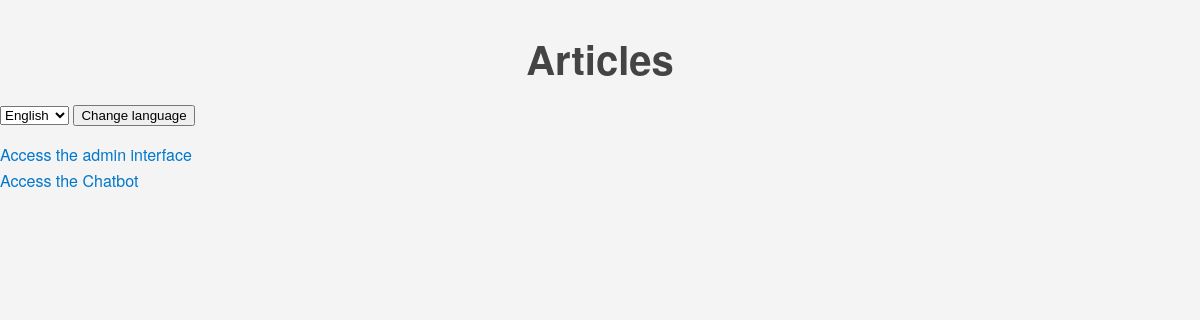
The app's page /, older data.
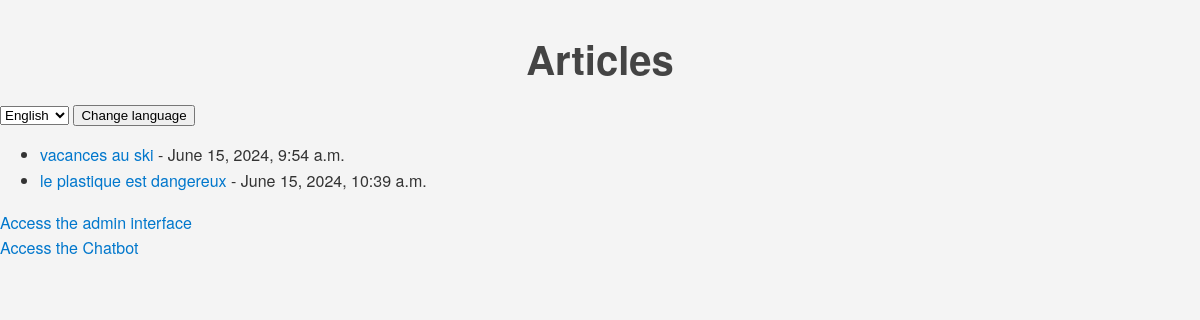
The same page, newer data.
### main/models.py (models this page shows, shortened)
class Article(models.Model):
    title = models.CharField(_('title'), max_length=200)
    content = models.TextField(_('content'))
    publication_date = models.DateTimeField(auto_now_add=True)

### main/views.py (the view)
# urls.py: path('', views.article_list, name='article_list'),
def article_list(request):
    articles = Article.objects.all()  # Exemple hypothétique
    context = {
        'articles': articles,
    }
    return render(request, 'main/article_list.html', context)

### main/templates/main/article_list.html (shortened to what this page needs)
{% load static %}
{% load i18n %}
<!DOCTYPE html>
<html lang="en">
<head>
    <link rel="stylesheet" href="{% static 'article.css' %}">
</head>
<body>
    <h1>{% block heading %}{% trans "Articles" %}{% endblock %}</h1>
    <form action="{% url 'set_language' %}" method="post">
        <select name="language">
            {% get_current_language as LANGUAGE_CODE %}
            {% get_available_languages as LANGUAGES %}
            {% get_language_info_list for LANGUAGES as languages %}
            {% for language in languages %}
                <option value="{{ language.code }}" {% if language.code == LANGUAGE_CODE %}selected{% endif %}>
                    {{ language.name_local }}
                </option>
            {% endfor %}
        </select>
        <input type="submit" value="{% trans 'Change language' %}">
    </form>
    <ul>
        {% for article in articles %}
            <li><a href="{% url 'article_detail' article_id=article.id %}">{{ article.title }}</a> - {{ article.publication_date }}</li>
        {% endfor %}
    </ul>
    <a href="{% url 'admin:index' %}">{% trans "Access the admin interface" %}</a>
    <a href="{% url 'chatbot' %}">{% trans "Access the Chatbot" %}</a>
</body>
</html>

### main/static/article.css (style rules this page uses)
body { font-family: 'Helvetica Neue', Arial, sans-serif; background-color: #f4f4f4; margin: 0; padding: 0; line-height: 1.6; color: #333; }
h1, h2, h3 { font-weight: 700; color: #444; text-align: center; }
h1 { font-size: 2.5em; margin-bottom: 10px; }
a { color: #0077cc; text-decoration: none; }

Row changes from the older to the newer data that the page shows:
added Article: title "vacances au ski", publication_date "June 15, 2024, 9:54 a.m."
added Article: title "le plastique est dangereux", publication_date "June 15, 2024, 10:39 a.m."
